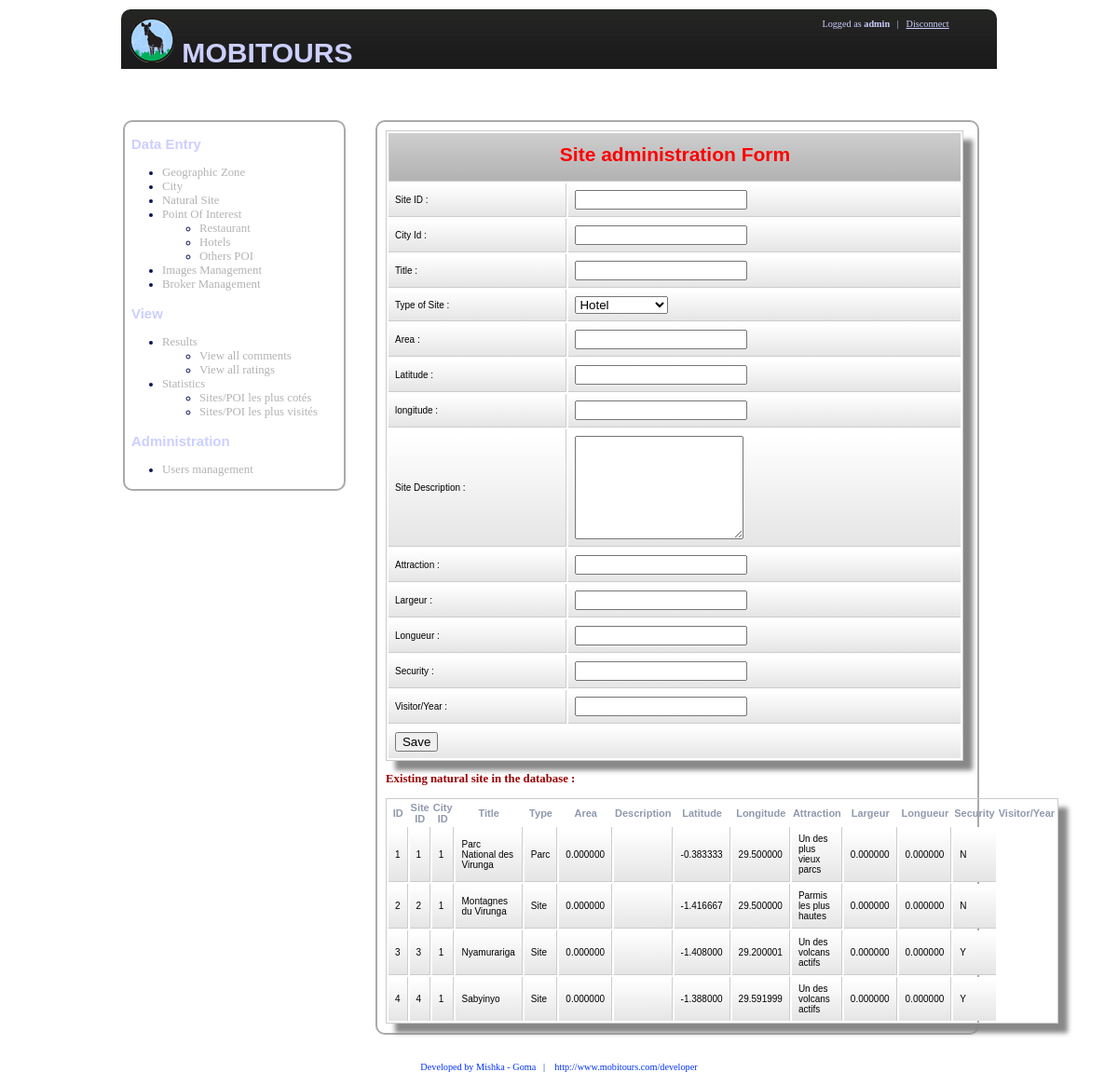
The app's page /sitenaturel.php (signed in) with its own data.
### tables this page shows
CREATE TABLE IF NOT EXISTS `sitenaturel` (
  `_id` int(11) NOT NULL AUTO_INCREMENT,
  `idsite` int(11) NOT NULL,
  `idcity` int(11),
  `title` varchar(200) not null,
  `type` varchar(65) not null,
  `area` float(10,6),
  `sitedesc` varchar(100),
  `latitude` float(10,6) not null,
  `longitude` float(10,6) not null,
  `attractourist` varchar(250),
  `largeur` float(10,6) not null,
  `longueur` float(10,6) not null,
  `security` varchar(1), 
  `visitorperan` int(11),
  `site_url_image` varchar(250),
  PRIMARY KEY (`_id`),
  CONSTRAINT UNIQUE (`idsite`),
  CONSTRAINT city_site_id_fk FOREIGN KEY(`idcity`) REFERENCES city(`idcity`)
	ON DELETE NO ACTION ON UPDATE NO ACTION
);

### sitenaturel.php (the view, shortened to what this page needs)
<?php
	include_once("headerz.php");
	include_once("menu.php");
?>
<div id="datazone">
<?php
$idsite=isset($_POST['idsite']) ? $_POST['idsite'] :'';
$idcity=isset($_POST['idcity']) ? $_POST['idcity'] :'';
$title=isset($_POST['title']) ? $_POST['title'] :'';
$type=isset($_POST['type']) ? $_POST['type'] :'';
$area=isset($_POST['area']) ? $_POST['area'] : '';
$latitude=isset($_POST['latitude']) ? $_POST['latitude'] : '';
$longitude=isset($_POST['longitude']) ? $_POST['longitude'] : '';
$sitedesc=isset($_POST['sitedesc']) ? $_POST['sitedesc'] : '';
$attractourist=isset($_POST['attractourist']) ? $_POST['attractourist'] : '';
$largeur=isset($_POST['largeur'])?$_POST['largeur']:'';
$longueur=isset($_POST['longueur']) ? $_POST['longueur'] : '';
$security=isset($_POST['security']) ? $_POST['security'] : '';
$visitorperan=isset($_POST['visitorperan']) ? $_POST['visitorperan'] : '';
if ($idsite)
{
        $rq="select * from sitenaturel where idsite='".$idsite."'";
        $result=  mysql_query($rq) or die('erreur de requete');
        $nrows=  mysql_num_rows($result);
        if($nrows==0){
            $rq="INSERT INTO sitenaturel(`idsite`,`idcity`,`title`,`type`,`area`,`latitude`,`longitude`,`sitedesc`,`attractourist`,`largeur`,`longueur`,`security`,`visitorperan`)
                VALUES ('$idsite','$idcity','$title','$type','$area','$latitude','$longitude','$sitedesc','$attractourist','$largeur','$longueur','$security','$visitorperan')";
            $result=  mysql_query($rq);
            echo "Your natural site have been saved. Thank you !";
            echo "<p><a href=\"sitenaturel.php\">Retour</a></p><br/>";
    }
else
{
	echo "Le Site Naturel existe deja svp !...";
}
}
else
{
?>
<link href="drawtable.css" rel="stylesheet" type="text/css" >
<form action="sitenaturel.php" method="post">
   <table align="center" style="width:620px;font-family:trebuchet ms,sans-serif; font-size: 11px" class="CSSTableGenerator">
   <tr><td colspan=2><h2>Site administration Form</h2></td></tr>
   <tr><td>Site ID : </td><td><input type="text" name="idsite" /></td></tr>
   <tr><td>City Id : </td><td><input type="text" name="idcity" /></td></tr>
   <tr><td>Title : </td><td><input type="text" name="title" /></td></tr>
   <tr><td>Type of Site : </td><td>
   <?php
    echo "<select name=\"type\">";
        $query1=mysql_query("select * from types");
        $meslignes1=mysql_numrows($query1);
        for($i=0;$i<$meslignes1;$i++){
            $type=mysql_result($query1, $i, "type");
            echo "<option value=$type>$type</option>";
        }
    echo "</select></td></tr>" ;
 ?>
   <tr><td>Area : </td><td><input type="text" name="area" /></td></tr>
   <tr><td>Latitude : </td><td><input type="text" name="latitude" /></td></tr>
   <tr><td>longitude : </td><td><input type="text" name="longitude" /></td></tr>
   <tr><td>Site Description : </td><td><textarea name="sitedesc" cols="20" rows="7"></textarea></td></tr>
   <tr><td>Attraction : </td><td><input type="text" name="attractourist" /></td></tr>
   <tr><td>Largeur : </td><td><input type="text" name="largeur" /></td></tr>
   <tr><td>Longueur : </td><td><input type="text" name="longueur" /></td></tr>
   <tr><td>Security : </td><td><input type="text" name="security" /></td></tr>
   <tr><td>Visitor/Year : </td><td><input type="text" name="visitorperan" /></td></tr>
   <tr><td colspan="2"><input type="submit" value="Save" /></td></tr>
</table>
</form>
<h3>Existing natural site in the database :</h3>
<?php
$sql="select * from sitenaturel";
$requ=mysql_query($sql) or die (mysql_error());
echo "<table align=\"center\" style=\"width:620px;font-family:trebuchet ms,sans-serif; font-size: 11px\" class=\"CSSTableGenerator\">";
echo "<tr><th>ID</th><th>Site ID</th><th>City ID</th><th>Title</th><th>Type</th><th>Area</th><th>Description</th><th>Latitude</th><th>Longitude</th><th>Attraction</th><th>Largeur</th><th>Longueur</th><th>Security</th><th>Visitor/Year</th></tr>";
while ($valer=mysql_fetch_row($requ))
{
    echo "<tr><td>$valer[0]</td><td>$valer[1]</td><td>$valer[2]</td><td>$valer[3]</td><td>$valer[4]</td><td>$valer[5]</td><td>$valer[6]</td><td>$valer[7]</td><td>$valer[8]</td><td>$valer[9]</td><td>$valer[10]</td><td>$valer[11]</td><td>$valer[12]</td></tr>";
}
echo "</table>";
?>
</div>
<?php
}
include_once("footer.php");
?>

### dessiner.css (style rules this page uses)
body { background-color: #FFFFFF; font: 0.8em "Euphemia"; color: #9099ae; text-align: center; margin: 0px 0px 0px 0px; width:auto; }
#logo h1,h2 { color:#cccfff; margin:0; padding-top:.2em; padding-bottom:.1em; }
#datazone { width: auto; padding:1%; color:#0b1458; margin-top:2%; margin-left:29%; margin-right:2%; margin-bottom:2%; border: solid .2em #aaa; border-radius:10px 10px; -moz-border-radius:20px; }
#datazone h2 { height:30px; color:red; text-align:center; font-family:"arial"; }
#datazone h3 { color:#990000; font-size:1em; text-align:left; font-family:"Agency FB"; }

### drawtable.css (style rules this page uses)
.CSSTableGenerator { margin:0px;padding:0px; width:100%; box-shadow: 10px 10px 5px #888888; border:1px solid #cccccc; -moz-border-radius-bottomleft:0px; -webkit-border-bottom-left-radius:0px; border-bottom-left-radius:0px; -moz-border-radius-bottomright:0px; -webkit-border-bottom-right-radius:0px; border-bottom-right-radius:0px; -moz-border-radius-topright:0px; -webkit-border-top-right-radius:0px; border-top-right-radius:0px; -moz-border-radius-topleft:0px; -webkit-border-top-left-radius:0px; border-top-left-radius:0px; }
.CSSTableGenerator tr:last-child td:last-child { -moz-border-radius-bottomright:0px; -webkit-border-bottom-right-radius:0px; border-bottom-right-radius:0px; }
.CSSTableGenerator tr:last-child td:first-child { -moz-border-radius-bottomleft:0px; -webkit-border-bottom-left-radius:0px; border-bottom-left-radius:0px; }
.CSSTableGenerator td { vertical-align:middle; background:-o-linear-gradient(bottom, #ffffff 5%, #e5e5e5 100%); background:-webkit-gradient( linear, left top, left bottom, color-stop(0.05, #ffffff), color-stop(1, #e5e5e5) ); background:-moz-linear-gradient( center top, #ffffff 5%, #e5e5e5 100% ); filter:progid:DXImageTransform.Microsoft.gradient(startColorstr="#ffffff", endColorstr="#e5e5e5"); background: -o-linear-gradient(top,#ffffff,e5e5e5); background-color:#ffffff; border:1px solid #cccccc; border-width:0px 1px 1px 0px; text-align:left; padding:7px; font-size:10px; font-family:Arial; font-weight:normal; color:#000000; }
.CSSTableGenerator tr:last-child td { border-width:0px 1px 0px 0px; }
.CSSTableGenerator tr td:last-child { border-width:0px 0px 1px 0px; }
.CSSTableGenerator tr:last-child td:last-child { border-width:0px 0px 0px 0px; }
.CSSTableGenerator tr:first-child td { background:-o-linear-gradient(bottom, #cccccc 5%, #b2b2b2 100%); background:-webkit-gradient( linear, left top, left bottom, color-stop(0.05, #cccccc), color-stop(1, #b2b2b2) ); background:-moz-linear-gradient( center top, #cccccc 5%, #b2b2b2 100% ); filter:progid:DXImageTransform.Microsoft.gradient(startColorstr="#cccccc", endColorstr="#b2b2b2"); background: -o-linear-gradient(top,#cccccc,b2b2b2); background-color:#cccccc; border:0px solid #cccccc; text-align:centerxx; border-width:0px 0px 1px 1px; font-size:14px; font-family:Arial; font-weight:boldxx; color:#000000; }
.CSSTableGenerator tr:first-child td:first-child { border-width:0px 0px 1px 0px; }
.CSSTableGenerator tr:first-child td:last-child { border-width:0px 0px 1px 1px; }

### records on screen
sitenaturel: _id "1", idsite "1", idcity "1", title "Parc National des Virunga", type "Parc", area "0.000000", latitude "-0.383333", longitude "29.500000", attractourist "Un des plus vieux parcs", largeur "0.000000", longueur "0.000000", security "N"
sitenaturel: _id "2", idsite "2", idcity "1", title "Montagnes du Virunga", type "Site", area "0.000000", latitude "-1.416667", longitude "29.500000", attractourist "Parmis les plus hautes", largeur "0.000000", longueur "0.000000", security "N"
sitenaturel: _id "3", idsite "3", idcity "1", title "Nyamurariga", type "Site", area "0.000000", latitude "-1.408000", longitude "29.200001", attractourist "Un des volcans actifs", largeur "0.000000", longueur "0.000000", security "Y"
sitenaturel: _id "4", idsite "4", idcity "1", title "Sabyinyo", type "Site", area "0.000000", latitude "-1.388000", longitude "29.591999", attractourist "Un des volcans actifs", largeur "0.000000", longueur "0.000000", security "Y"

### other values on screen
$_SESSION['usern'] "admin"
form field type "Hotel"
